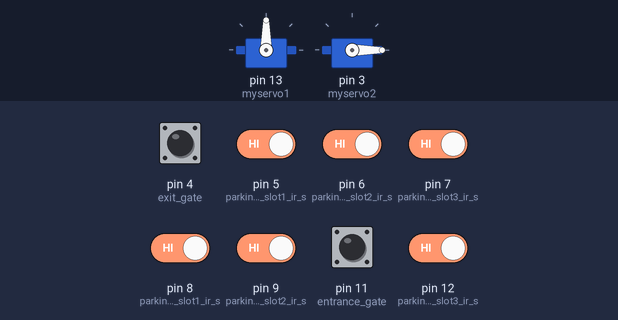
Simulated run of this sketch. Board: Arduino Uno, built with avr-gcc and run on an emulated ATmega328P. Parts: 2 × servo. The test bench sets the inputs (shaded band); at power-on: pin 4 (exit_gate), pin 5 (parking1_slot1_ir_s), pin 6 (parking1_slot2_ir_s), pin 7 (parking1_slot3_ir_s), pin 8 (parking2_slot1_ir_s), pin 9 (parking2_slot2_ir_s), pin 11 (entrance_gate), pin 12 (parking2_slot3_ir_s) HIGH. What the sketch prints to the serial monitor is not drawn.

Above: at 4.6 s.
4.7 s: pin 11 (entrance_gate) pulled LOW for 0.15 s
At 6.9 s:
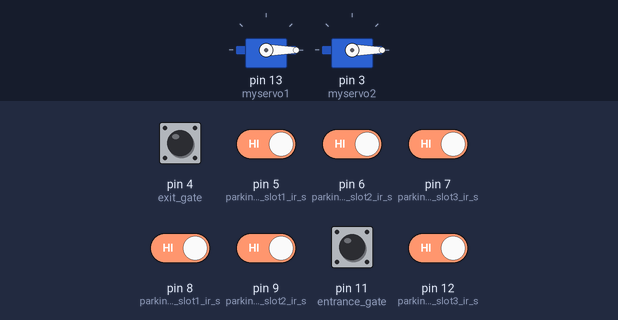
7.7 s: pin 4 (exit_gate) pulled LOW for 1 s
At 7.93 s:
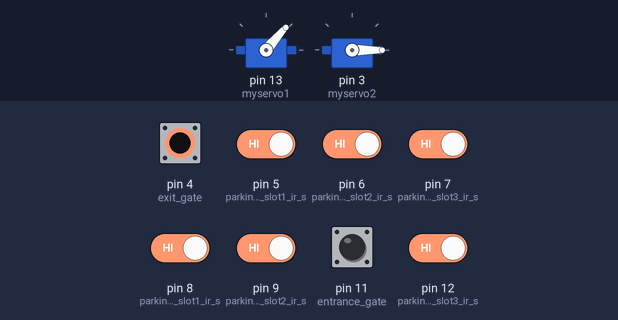
At 10.7 s:
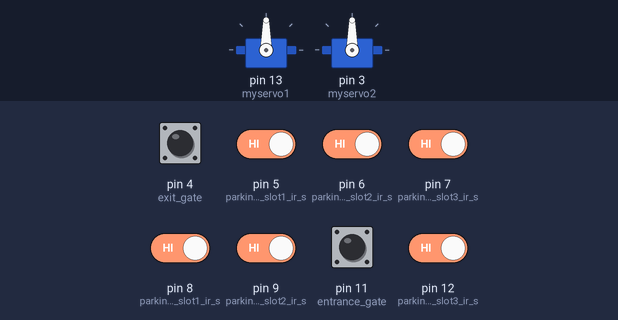
Timing chart, 0 to 13.8 s (numbered marks = the images above; inputs shaded):
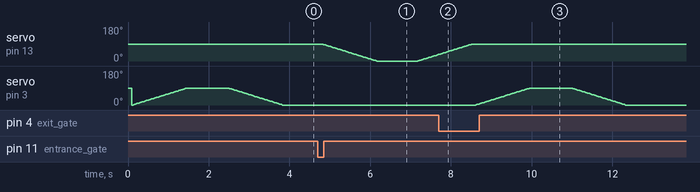

Measured:
- after the input at 7.7 s, servo on pin 3 (myservo2): rises from 0° to 90° in 1.4 s, then falls to 0° in 2.4 s

The sketch:

C_digo_para_placa_Arduino_UNO_1.ino
```cpp
#include <SoftwareSerial.h>
#include <Servo.h>

Servo myservo1;  // create servo object to control a servo
Servo myservo2;

SoftwareSerial nodemcu(2,3); // RX, TX

int parking1_slot1_ir_s = 5; // parking slot1 infrared sensor connected with pin number 4 of arduino
int parking1_slot2_ir_s = 6;
int parking1_slot3_ir_s = 7;

int parking2_slot1_ir_s = 8;
int parking2_slot2_ir_s = 9;
int parking2_slot3_ir_s = 12;

bool prevExitGateState = HIGH;
bool prevEntranceGateState = HIGH;
/*
int parking1_slot1_ir_s = 12; // parking slot1 infrared sensor connected with pin number 4 of arduino
int parking1_slot2_ir_s = 5;
int parking1_slot3_ir_s = 6;

int parking2_slot1_ir_s = 7;
int parking2_slot2_ir_s = 8;
int parking2_slot3_ir_s = 9;
*/
int entrance_gate = 11;
int exit_gate = 4;

int pos1 = 90;    // variable to store the servo position(entrance gate)
int pos2 = 0;    // exit gate

String sensor1, sensor2, sensor3, sensor4, sensor5, sensor6;
String cdata = ""; // complete data, consisting of sensors values

int occupiedSlots = 0; // Contador para los espacios de estacionamiento ocupados

void setup()
{
Serial.begin(9600);
nodemcu.begin(9600);

pinMode(parking1_slot1_ir_s, INPUT);
pinMode(parking1_slot2_ir_s, INPUT);
pinMode(parking1_slot3_ir_s, INPUT);

pinMode(parking2_slot1_ir_s, INPUT);
pinMode(parking2_slot2_ir_s, INPUT);
pinMode(parking2_slot3_ir_s, INPUT);

pinMode(entrance_gate, INPUT);
pinMode(exit_gate, INPUT);

myservo1.attach(13);  // attaches the servo on pin 9 to the servo object
myservo2.attach(3);


}

void loop()
{
  occupiedSlots = 0; // Reiniciar el contador en cada ciclo del loop

p1slot1();
p1slot2();
p1slot3();

p2slot1();
p2slot2();
p2slot3();

  checkParkingStatus(); // Verificar el estado del estacionamiento

gates();

//conditions();


   // Construir el mensaje solo si todos los sensores tienen un estado definido
  if (sensor1 != "" && sensor2 != "" && sensor3 != "" && sensor4 != "" && sensor5 != "" && sensor6 != "") {
    cdata = sensor1 + "," + sensor2 + "," + sensor3 + "," + sensor4 + "," + sensor5 + "," + sensor6;
    Serial.println(cdata);
    nodemcu.println(cdata);
    cdata = ""; // Limpiar el mensaje después de enviarlo
  }

digitalWrite(parking1_slot1_ir_s, HIGH);
digitalWrite(parking1_slot2_ir_s, HIGH);
digitalWrite(parking1_slot3_ir_s, HIGH);

digitalWrite(parking2_slot1_ir_s, HIGH);
digitalWrite(parking2_slot2_ir_s, HIGH);
digitalWrite(parking2_slot3_ir_s, HIGH);

digitalWrite(entrance_gate, HIGH);
digitalWrite(exit_gate, HIGH);


}


void p1slot1() // parkng 1 slot1
{
  if( digitalRead(parking1_slot1_ir_s) == LOW)
  {
  sensor1 = "255";
  }
if( digitalRead(parking1_slot1_ir_s) == HIGH)
{
  sensor1 = "0";
}
  Serial.println("Soy el sensor1 "+sensor1);

}

void p1slot2() // parking 1 slot2
{
  if( digitalRead(parking1_slot2_ir_s) == LOW)
  {
  sensor2 = "255";
  }
if( digitalRead(parking1_slot2_ir_s) == HIGH)
  {
  sensor2 = "0";
  }
    Serial.println("Soy el sensor2 "+sensor2);

}


void p1slot3() // parking 1 slot3
{
  if( digitalRead(parking1_slot3_ir_s) == LOW)
  {
  sensor3 = "255";
  }
if( digitalRead(parking1_slot3_ir_s) == HIGH)
  {
  sensor3 = "0";
  }
    Serial.println("Soy el sensor3 "+sensor3);

}


// now for parking 2

void p2slot1() // parking 1 slot3
{
  if( digitalRead(parking2_slot1_ir_s) == LOW)
  {
  sensor4 = "255";
  }
if( digitalRead(parking2_slot1_ir_s) == HIGH)
  {
  sensor4 = "0";
  }
    Serial.println("Soy el sensor4 "+sensor4);
}


void p2slot2() // parking 1 slot3
{
  if( digitalRead(parking2_slot2_ir_s) == LOW)
  {
  sensor5 = "255";
  }
if( digitalRead(parking2_slot2_ir_s) == HIGH)
  {
  sensor5 = "0";
  }
  Serial.println("Soy el sensor5 "+sensor5);

}


void p2slot3() // parking 1 slot3
{
  if( digitalRead(parking2_slot3_ir_s) == LOW)
  {
  sensor6 = "255";
  }
if( digitalRead(parking2_slot3_ir_s) == HIGH)
  {
  sensor6 = "0";
  }
   Serial.println("Soy el sensor6 "+sensor6);

}

void checkParkingStatus() {
  // Incrementar el contador por cada espacio ocupado
  if (sensor1 == "255") occupiedSlots++;
  if (sensor2 == "255") occupiedSlots++;
  if (sensor3 == "255") occupiedSlots++;
  if (sensor4 == "255") occupiedSlots++;
  if (sensor5 == "255") occupiedSlots++;
  if (sensor6 == "255") occupiedSlots++;

  // Si todos los espacios están ocupados, mostrar mensaje y no abrir el portón de salida
  if (occupiedSlots == 6) {
    Serial.println("Estacionamiento totalmente ocupado");
  }
}

// Función para controlar los portones
void gates() {
  bool currentExitGateState = digitalRead(exit_gate);
  bool currentEntranceGateState = digitalRead(entrance_gate);

  // Control del portón de salida
  if (currentExitGateState == LOW && prevExitGateState == HIGH) {
    // Abre el portón de salida
    for (pos2 = 0; pos2 <= 90; pos2 += 1) {
      myservo2.write(pos2);
      delay(15);
    }
    delay(1000); // Espera con el portón abierto
    // Cierra el portón de salida
    for (pos2 = 90; pos2 >= 0; pos2 -= 1) {
      myservo2.write(pos2);
      delay(15);
    }
  }

  // Control del portón de entrada
  if (currentEntranceGateState == LOW && prevEntranceGateState == HIGH && occupiedSlots < 6) {
    // Abre el portón de entrada
    for (pos1 = 90; pos1 >= 0; pos1 -= 1) {
      myservo1.write(pos1);
      delay(15);
    }
    delay(1000); // Espera con el portón abierto
    // Cierra el portón de entrada
    for (pos1 = 0; pos1 <= 90; pos1 += 1) {
      myservo1.write(pos1);
      delay(15);
    }
  }

  // Actualización del estado anterior de los sensores
  prevExitGateState = currentExitGateState;
  prevEntranceGateState = currentEntranceGateState;
}
```
